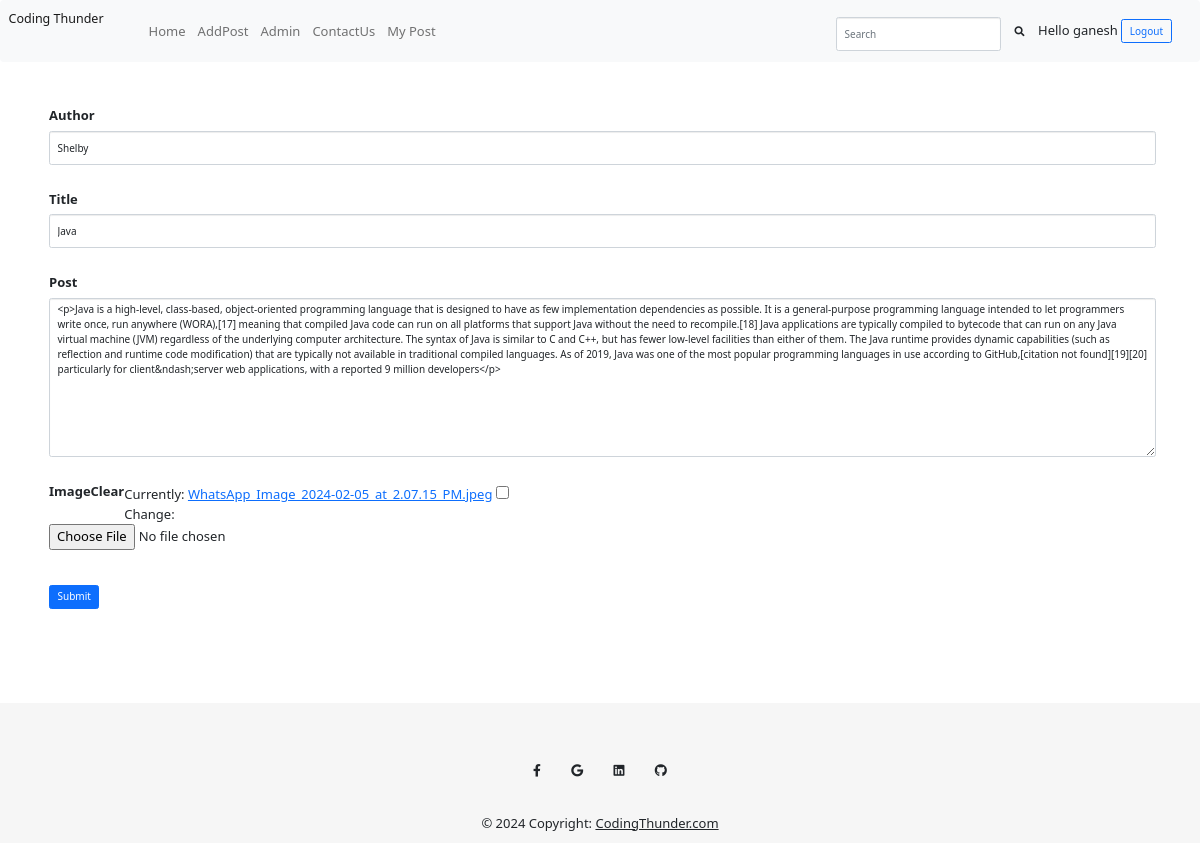
/edit_post/6/ (signed in), run on the app's committed database.
### myblog/models.py (models this page shows, shortened)
class Post(models.Model):
    user=models.ForeignKey(User,on_delete=models.CASCADE)
    title=models.CharField(max_length=70,null=True)
    description=RichTextField(blank=True,null=True)
    date=models.DateField(default=datetime.datetime.now)
    author=models.CharField(max_length=70,null=True)
    post_image=models.ImageField(null=True,blank=True)
    likes=models.ManyToManyField(User,related_name='blog_likes')

### myblog/views.py (the view, shortened to what this page needs)
# urls.py: path('edit_post/<pk>/',views.EditPost,name='edit_post'),
@login_required(login_url='login')
def EditPost(request,pk):
    try:
        post_to_edit= Post.objects.get(pk=pk)
        user=request.user
        post_changed=False
        form=AddPostForm(instance=post_to_edit)
        context={ 'post_to_edit' : post_to_edit,'post_changed':post_changed,'form':form}
        return render(request,'edit_post.html',context)
    except Exception as e:
        print(e)
        return render(request,'mypost.html')

### myblog/forms.py
class AddPostForm(forms.ModelForm):
    class Meta:
        model=Post
        exclude= ('user','date',)
        fields=('author','title','description','post_image','date')
        widgets = {
            'author':forms.TextInput(attrs={'class':'form-control','placeholder':'Enter Author Name'}),
            'title':forms.TextInput(attrs={'class':'form-control','placeholder':'Enter Title'}),
            'description':forms.Textarea(attrs={'class':'form-control'})
        }

### templates/edit_post.html (shortened to what this page needs)
{% extends "index.html" %}
{% block content %}
<div class="container" style="display: flex; justify-content: center; padding: 4px;">
  <div class="card-body">
    <form class="row mb-5 ps-2"  method="post" enctype="multipart/form-data">
      <div class="form-group">
        <label for="formGroupExampleInput">Author</label>
        {{ form.author }}
      </div>
      <div class="form-group">
        <label for="formGroupExampleInput2">Title</label>
        {{ form.title }}
      </div>
      <div class="form-group">
        <label for="exampleFormControlTextarea1">Post</label>
          <br>
        {{ form.description }}
      </div>
      <div class="form-group">
        <label for="formGroupExampleInput2">Image</label>
        {{ form.post_image }}
      </div>
      <div class="button" style="margin-top: 2rem;">
        <button class="btn btn-md btn-primary " type="submit">Submit</button>
     </div>
    </form>
  </div>
</div>
{% endblock %}

### templates/index.html (shortened to what this page needs)
{% load static %}
<!DOCTYPE html>
<html lang="en">
<head>
    <link rel="stylesheet" href="https://use.fontawesome.com/releases/v5.12.1/css/all.css">
    <link rel="stylesheet" href="{% static 'bootstrap.css' %}" />
    <link rel="stylesheet" href="{% static 'card.css' %}" />
    <link rel="stylesheet" href="{% static 'post.css' %}" />
    <link href="https://cdn.jsdelivr.net/npm/bootstrap@5.1.3/dist/css/bootstrap.min.css" rel="stylesheet">
</head>
<body>
    <nav class="navbar navbar-expand-lg navbar-light bg-light">
        <div class="container-fluid">
          <a class="navbar-brand" href="{% url 'home' %}">Coding Thunder</a>
          <div class="collapse navbar-collapse" id="navbarSupportedContent">
            <ul class="nav nav-pills navbar-nav me-auto mb-2 mb-lg-0">
              <li class="nav-item" role="presentation">
                <a class="nav-link " aria-current="page" href="{% url 'home' %}">Home</a>
              </li>
              <li class="nav-item" role="presentation">
                <a class="nav-link" href="{% url 'addpost' %}">AddPost</a>
              </li>
              <li class="nav-item" role="presentation">
                <a class="nav-link" href="{% url 'admin_login' %}">Admin</a>
              </li>
              <li class="nav-item" role="presentation">
                <a class="nav-link" href="{% url 'contact_us' %}">ContactUs</a>
              </li>
              {% if user.is_authenticated %}
              <li class="nav-item" role="presentation">
                <a class="nav-link " href="{% url 'logged_in_user_posts' %}">My Post</a>
              </li>
              {% endif %}
            </ul>
            <form class="d-flex">
              <input class="form-control me-2" type="search" placeholder="Search" aria-label="Search">
              <button class="btn btn-default" type="submit"><i class="fa fa-search"></i></button>
            </form>
            {% if user.is_authenticated %}
            <div class="logout mx-2" >Hello {{request.user}} <a href="{% url 'logout' %}" class="btn btn-outline-primary" style="text-decoration: none;">Logout</a></div>
            {% else %}
            <div class="login mx-2"><a href="{% url 'login' %}" class="btn btn-outline-primary" style="text-decoration: none;">Login</a>
              <a href="{% url 'login' %}" class="btn btn-primary" style="text-decoration: none;">SinUp</a>
            </div>
            {% endif %}
          </div>
        </div>
      </nav>
    {% block content %}
   {% endblock %}
    <footer class="text-center text-white" style="background-color: #f6f6f6; margin-top: 5rem; overflow: hidden;width: auto;">
  <div class="container-fluid text-center text-white" style="background-color: #f6f6f6; margin-top: 5rem; overflow: hidden;width: 100%;">
    <div class="row">
    <section class="mb-4">
      <a
        class="btn btn-link btn-floating btn-lg text-dark m-1"
        href="#!"
        role="button"
        data-mdb-ripple-color="dark"
        ><i class="fab fa-facebook-f"></i
      ></a>
      <a
        class="btn btn-link btn-floating btn-lg text-dark m-1"
        href="#!"
        role="button"
        data-mdb-ripple-color="dark"
        ><i class="fab fa-google"></i
      ></a>
      <a
        class="btn btn-link btn-floating btn-lg text-dark m-1"
        href="#!"
        role="button"
        data-mdb-ripple-color="dark"
        ><i class="fab fa-linkedin"></i
      ></a>
      <a
        class="btn btn-link btn-floating btn-lg text-dark m-1"
        href="#!"
        role="button"
        data-mdb-ripple-color="dark"
        ><i class="fab fa-github"></i
      ></a>
    </div>
  </div>
  <div class="row">
  <div class="text-center text-dark p-3" style="background-color:#f6f6f6;">
    © 2024 Copyright:
    <a class="text-dark" href="#">CodingThunder.com</a>
  </div>
</div>
</footer>
</body>
</html>

### static/post.css (style rules this page uses)
body { background: #f2f2f2; font-family: 'proxima-nova-soft', sans-serif; font-size: 14px; -webkit-font-smoothing: antialiased; -moz-osx-font-smoothing: grayscale; }
.container { max-width: 800px; min-width: 640px; margin: 0 auto; }
.container:before, .container:after { content: ''; display: block; clear: both; }

### templates/index.html (style rules this page uses)
body { font-size:small; }

### templates/edit_post.html (style rules this page uses)
.form-group { margin-top: 1rem; }
.form-control { margin-top: 0.5rem; }
label { display: block; float: left; }

### data on the page
Post: author "Shelby", title "Java", description "<p>Java is a high-level, class-based, object-oriented programming language that is designed to have as few implementation dependencies as possible. It is a general-purpose programming language intended to let programmers write once, run anywhere (WORA),[17] meaning that compiled Java code can run on all platforms that support Java without the need to recompile.[18] Java applications are typically compiled to bytecode that can run on any Java virtual machine (JVM) regardless of the underlying computer architecture. The syntax of Java is similar to C and C++, but has fewer low-level facilities than either of them. The Java runtime provides dynamic capabilities (such as reflection and runtime…"

### other printed values
{{ request.user }} "ganesh"
